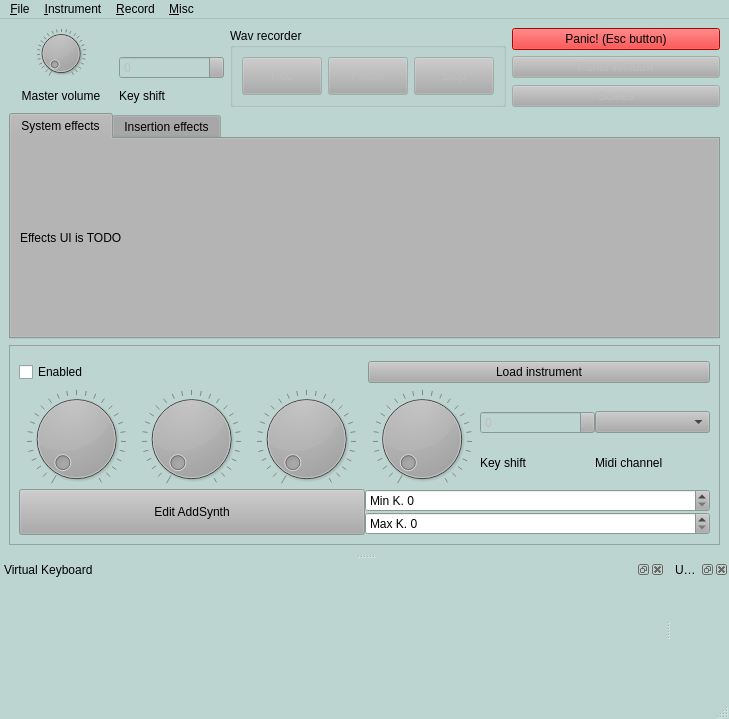
<?xml version="1.0" encoding="UTF-8"?>
<ui version="4.0">
 <class>MainWindow</class>
 <widget class="QMainWindow" name="MainWindow">
  <property name="geometry">
   <rect>
    <x>0</x>
    <y>0</y>
    <width>729</width>
    <height>719</height>
   </rect>
  </property>
  <property name="palette">
   <palette>
    <active>
     <colorrole role="Button">
      <brush brushstyle="SolidPattern">
       <color alpha="255">
        <red>171</red>
        <green>170</green>
        <blue>170</blue>
       </color>
      </brush>
     </colorrole>
     <colorrole role="Base">
      <brush brushstyle="SolidPattern">
       <color alpha="255">
        <red>255</red>
        <green>255</green>
        <blue>255</blue>
       </color>
      </brush>
     </colorrole>
     <colorrole role="Window">
      <brush brushstyle="SolidPattern">
       <color alpha="255">
        <red>189</red>
        <green>213</green>
        <blue>208</blue>
       </color>
      </brush>
     </colorrole>
    </active>
    <inactive>
     <colorrole role="Button">
      <brush brushstyle="SolidPattern">
       <color alpha="255">
        <red>171</red>
        <green>170</green>
        <blue>170</blue>
       </color>
      </brush>
     </colorrole>
     <colorrole role="Base">
      <brush brushstyle="SolidPattern">
       <color alpha="255">
        <red>255</red>
        <green>255</green>
        <blue>255</blue>
       </color>
      </brush>
     </colorrole>
     <colorrole role="Window">
      <brush brushstyle="SolidPattern">
       <color alpha="255">
        <red>189</red>
        <green>213</green>
        <blue>208</blue>
       </color>
      </brush>
     </colorrole>
    </inactive>
    <disabled>
     <colorrole role="Button">
      <brush brushstyle="SolidPattern">
       <color alpha="255">
        <red>171</red>
        <green>170</green>
        <blue>170</blue>
       </color>
      </brush>
     </colorrole>
     <colorrole role="Base">
      <brush brushstyle="SolidPattern">
       <color alpha="255">
        <red>189</red>
        <green>213</green>
        <blue>208</blue>
       </color>
      </brush>
     </colorrole>
     <colorrole role="Window">
      <brush brushstyle="SolidPattern">
       <color alpha="255">
        <red>189</red>
        <green>213</green>
        <blue>208</blue>
       </color>
      </brush>
     </colorrole>
    </disabled>
   </palette>
  </property>
  <property name="windowTitle">
   <string>ZynAddSubFX - Pre-Alpha</string>
  </property>
  <property name="dockOptions">
   <set>QMainWindow::AllowNestedDocks|QMainWindow::AllowTabbedDocks|QMainWindow::AnimatedDocks</set>
  </property>
  <widget class="QWidget" name="centralwidget">
   <layout class="QVBoxLayout" name="verticalLayout">
    <item>
     <layout class="QGridLayout" name="gridLayout">
      <item row="2" column="3" colspan="2">
       <widget class="QPushButton" name="pushButton_3">
        <property name="enabled">
         <bool>false</bool>
        </property>
        <property name="text">
         <string>Scales</string>
        </property>
       </widget>
      </item>
      <item row="2" column="0">
       <widget class="QLabel" name="label">
        <property name="text">
         <string>Master volume</string>
        </property>
        <property name="alignment">
         <set>Qt::AlignCenter</set>
        </property>
       </widget>
      </item>
      <item row="0" column="0" rowspan="2">
       <widget class="Dial" name="mastervolume">
        <property name="maximum">
         <number>127</number>
        </property>
        <property name="pageStep">
         <number>32</number>
        </property>
        <property name="wrapping">
         <bool>false</bool>
        </property>
        <property name="notchTarget">
         <double>4.699999999999999</double>
        </property>
        <property name="notchesVisible">
         <bool>true</bool>
        </property>
        <property name="absoluteControlId" stdset="0">
         <string>MASTER.volume</string>
        </property>
       </widget>
      </item>
      <item row="0" column="3" colspan="2">
       <widget class="Button" name="pushButton">
        <property name="sizePolicy">
         <sizepolicy hsizetype="Minimum" vsizetype="Maximum">
          <horstretch>0</horstretch>
          <verstretch>0</verstretch>
         </sizepolicy>
        </property>
        <property name="palette">
         <palette>
          <active>
           <colorrole role="WindowText">
            <brush brushstyle="SolidPattern">
             <color alpha="255">
              <red>0</red>
              <green>0</green>
              <blue>0</blue>
             </color>
            </brush>
           </colorrole>
           <colorrole role="Button">
            <brush brushstyle="SolidPattern">
             <color alpha="255">
              <red>255</red>
              <green>0</green>
              <blue>0</blue>
             </color>
            </brush>
           </colorrole>
           <colorrole role="Light">
            <brush brushstyle="SolidPattern">
             <color alpha="255">
              <red>255</red>
              <green>127</green>
              <blue>127</blue>
             </color>
            </brush>
           </colorrole>
           <colorrole role="Midlight">
            <brush brushstyle="SolidPattern">
             <color alpha="255">
              <red>255</red>
              <green>63</green>
              <blue>63</blue>
             </color>
            </brush>
           </colorrole>
           <colorrole role="Dark">
            <brush brushstyle="SolidPattern">
             <color alpha="255">
              <red>127</red>
              <green>0</green>
              <blue>0</blue>
             </color>
            </brush>
           </colorrole>
           <colorrole role="Mid">
            <brush brushstyle="SolidPattern">
             <color alpha="255">
              <red>170</red>
              <green>0</green>
              <blue>0</blue>
             </color>
            </brush>
           </colorrole>
           <colorrole role="Text">
            <brush brushstyle="SolidPattern">
             <color alpha="255">
              <red>0</red>
              <green>0</green>
              <blue>0</blue>
             </color>
            </brush>
           </colorrole>
           <colorrole role="BrightText">
            <brush brushstyle="SolidPattern">
             <color alpha="255">
              <red>255</red>
              <green>255</green>
              <blue>255</blue>
             </color>
            </brush>
           </colorrole>
           <colorrole role="ButtonText">
            <brush brushstyle="SolidPattern">
             <color alpha="255">
              <red>0</red>
              <green>0</green>
              <blue>0</blue>
             </color>
            </brush>
           </colorrole>
           <colorrole role="Base">
            <brush brushstyle="SolidPattern">
             <color alpha="255">
              <red>255</red>
              <green>255</green>
              <blue>255</blue>
             </color>
            </brush>
           </colorrole>
           <colorrole role="Window">
            <brush brushstyle="SolidPattern">
             <color alpha="255">
              <red>255</red>
              <green>0</green>
              <blue>0</blue>
             </color>
            </brush>
           </colorrole>
           <colorrole role="Shadow">
            <brush brushstyle="SolidPattern">
             <color alpha="255">
              <red>0</red>
              <green>0</green>
              <blue>0</blue>
             </color>
            </brush>
           </colorrole>
           <colorrole role="AlternateBase">
            <brush brushstyle="SolidPattern">
             <color alpha="255">
              <red>255</red>
              <green>127</green>
              <blue>127</blue>
             </color>
            </brush>
           </colorrole>
           <colorrole role="ToolTipBase">
            <brush brushstyle="SolidPattern">
             <color alpha="255">
              <red>255</red>
              <green>255</green>
              <blue>220</blue>
             </color>
            </brush>
           </colorrole>
           <colorrole role="ToolTipText">
            <brush brushstyle="SolidPattern">
             <color alpha="255">
              <red>0</red>
              <green>0</green>
              <blue>0</blue>
             </color>
            </brush>
           </colorrole>
          </active>
          <inactive>
           <colorrole role="WindowText">
            <brush brushstyle="SolidPattern">
             <color alpha="255">
              <red>0</red>
              <green>0</green>
              <blue>0</blue>
             </color>
            </brush>
           </colorrole>
           <colorrole role="Button">
            <brush brushstyle="SolidPattern">
             <color alpha="255">
              <red>255</red>
              <green>0</green>
              <blue>0</blue>
             </color>
            </brush>
           </colorrole>
           <colorrole role="Light">
            <brush brushstyle="SolidPattern">
             <color alpha="255">
              <red>255</red>
              <green>127</green>
              <blue>127</blue>
             </color>
            </brush>
           </colorrole>
           <colorrole role="Midlight">
            <brush brushstyle="SolidPattern">
             <color alpha="255">
              <red>255</red>
              <green>63</green>
              <blue>63</blue>
             </color>
            </brush>
           </colorrole>
           <colorrole role="Dark">
            <brush brushstyle="SolidPattern">
             <color alpha="255">
              <red>127</red>
              <green>0</green>
              <blue>0</blue>
             </color>
            </brush>
           </colorrole>
           <colorrole role="Mid">
            <brush brushstyle="SolidPattern">
             <color alpha="255">
              <red>170</red>
              <green>0</green>
              <blue>0</blue>
             </color>
            </brush>
           </colorrole>
           <colorrole role="Text">
            <brush brushstyle="SolidPattern">
             <color alpha="255">
              <red>0</red>
              <green>0</green>
              <blue>0</blue>
             </color>
            </brush>
           </colorrole>
           <colorrole role="BrightText">
            <brush brushstyle="SolidPattern">
             <color alpha="255">
              <red>255</red>
              <green>255</green>
              <blue>255</blue>
             </color>
            </brush>
           </colorrole>
           <colorrole role="ButtonText">
            <brush brushstyle="SolidPattern">
             <color alpha="255">
              <red>0</red>
              <green>0</green>
              <blue>0</blue>
             </color>
            </brush>
           </colorrole>
           <colorrole role="Base">
            <brush brushstyle="SolidPattern">
             <color alpha="255">
              <red>255</red>
              <green>255</green>
              <blue>255</blue>
             </color>
            </brush>
           </colorrole>
           <colorrole role="Window">
            <brush brushstyle="SolidPattern">
             <color alpha="255">
              <red>255</red>
              <green>0</green>
              <blue>0</blue>
             </color>
            </brush>
           </colorrole>
           <colorrole role="Shadow">
            <brush brushstyle="SolidPattern">
             <color alpha="255">
              <red>0</red>
              <green>0</green>
              <blue>0</blue>
             </color>
            </brush>
           </colorrole>
           <colorrole role="AlternateBase">
            <brush brushstyle="SolidPattern">
             <color alpha="255">
              <red>255</red>
              <green>127</green>
              <blue>127</blue>
             </color>
            </brush>
           </colorrole>
           <colorrole role="ToolTipBase">
            <brush brushstyle="SolidPattern">
             <color alpha="255">
              <red>255</red>
              <green>255</green>
              <blue>220</blue>
             </color>
            </brush>
           </colorrole>
           <colorrole role="ToolTipText">
            <brush brushstyle="SolidPattern">
             <color alpha="255">
              <red>0</red>
              <green>0</green>
              <blue>0</blue>
             </color>
            </brush>
           </colorrole>
          </inactive>
          <disabled>
           <colorrole role="WindowText">
            <brush brushstyle="SolidPattern">
             <color alpha="255">
              <red>127</red>
              <green>0</green>
              <blue>0</blue>
             </color>
            </brush>
           </colorrole>
           <colorrole role="Button">
            <brush brushstyle="SolidPattern">
             <color alpha="255">
              <red>255</red>
              <green>0</green>
              <blue>0</blue>
             </color>
            </brush>
           </colorrole>
           <colorrole role="Light">
            <brush brushstyle="SolidPattern">
             <color alpha="255">
              <red>255</red>
              <green>127</green>
              <blue>127</blue>
             </color>
            </brush>
           </colorrole>
           <colorrole role="Midlight">
            <brush brushstyle="SolidPattern">
             <color alpha="255">
              <red>255</red>
              <green>63</green>
              <blue>63</blue>
             </color>
            </brush>
           </colorrole>
           <colorrole role="Dark">
            <brush brushstyle="SolidPattern">
             <color alpha="255">
              <red>127</red>
              <green>0</green>
              <blue>0</blue>
             </color>
            </brush>
           </colorrole>
           <colorrole role="Mid">
            <brush brushstyle="SolidPattern">
             <color alpha="255">
              <red>170</red>
              <green>0</green>
              <blue>0</blue>
             </color>
            </brush>
           </colorrole>
           <colorrole role="Text">
            <brush brushstyle="SolidPattern">
             <color alpha="255">
              <red>127</red>
              <green>0</green>
              <blue>0</blue>
             </color>
            </brush>
           </colorrole>
           <colorrole role="BrightText">
            <brush brushstyle="SolidPattern">
             <color alpha="255">
              <red>255</red>
              <green>255</green>
              <blue>255</blue>
             </color>
            </brush>
           </colorrole>
           <colorrole role="ButtonText">
            <brush brushstyle="SolidPattern">
             <color alpha="255">
              <red>127</red>
              <green>0</green>
              <blue>0</blue>
             </color>
            </brush>
           </colorrole>
           <colorrole role="Base">
            <brush brushstyle="SolidPattern">
             <color alpha="255">
              <red>255</red>
              <green>0</green>
              <blue>0</blue>
             </color>
            </brush>
           </colorrole>
           <colorrole role="Window">
            <brush brushstyle="SolidPattern">
             <color alpha="255">
              <red>255</red>
              <green>0</green>
              <blue>0</blue>
             </color>
            </brush>
           </colorrole>
           <colorrole role="Shadow">
            <brush brushstyle="SolidPattern">
             <color alpha="255">
              <red>0</red>
              <green>0</green>
              <blue>0</blue>
             </color>
            </brush>
           </colorrole>
           <colorrole role="AlternateBase">
            <brush brushstyle="SolidPattern">
             <color alpha="255">
              <red>255</red>
              <green>0</green>
              <blue>0</blue>
             </color>
            </brush>
           </colorrole>
           <colorrole role="ToolTipBase">
            <brush brushstyle="SolidPattern">
             <color alpha="255">
              <red>255</red>
              <green>255</green>
              <blue>220</blue>
             </color>
            </brush>
           </colorrole>
           <colorrole role="ToolTipText">
            <brush brushstyle="SolidPattern">
             <color alpha="255">
              <red>0</red>
              <green>0</green>
              <blue>0</blue>
             </color>
            </brush>
           </colorrole>
          </disabled>
         </palette>
        </property>
        <property name="text">
         <string>Panic! (Esc button)</string>
        </property>
        <property name="shortcut">
         <string>Esc</string>
        </property>
        <property name="absoluteControlId" stdset="0">
         <string>MASTER.Panic</string>
        </property>
       </widget>
      </item>
      <item row="1" column="1">
       <widget class="QSpinBox" name="spinBox">
        <property name="enabled">
         <bool>false</bool>
        </property>
       </widget>
      </item>
      <item row="2" column="1">
       <widget class="QLabel" name="label_2">
        <property name="text">
         <string>Key shift</string>
        </property>
       </widget>
      </item>
      <item row="0" column="2" rowspan="3">
       <widget class="QGroupBox" name="groupBox">
        <property name="title">
         <string>Wav recorder</string>
        </property>
        <layout class="QHBoxLayout" name="horizontalLayout_4">
         <item>
          <widget class="QPushButton" name="pushButton_4">
           <property name="enabled">
            <bool>false</bool>
           </property>
           <property name="sizePolicy">
            <sizepolicy hsizetype="Minimum" vsizetype="Expanding">
             <horstretch>0</horstretch>
             <verstretch>0</verstretch>
            </sizepolicy>
           </property>
           <property name="text">
            <string>Rec</string>
           </property>
          </widget>
         </item>
         <item>
          <widget class="QPushButton" name="pushButton_5">
           <property name="enabled">
            <bool>false</bool>
           </property>
           <property name="sizePolicy">
            <sizepolicy hsizetype="Minimum" vsizetype="Expanding">
             <horstretch>0</horstretch>
             <verstretch>0</verstretch>
            </sizepolicy>
           </property>
           <property name="text">
            <string>Pause</string>
           </property>
          </widget>
         </item>
         <item>
          <widget class="QPushButton" name="pushButton_6">
           <property name="enabled">
            <bool>false</bool>
           </property>
           <property name="sizePolicy">
            <sizepolicy hsizetype="Minimum" vsizetype="Expanding">
             <horstretch>0</horstretch>
             <verstretch>0</verstretch>
            </sizepolicy>
           </property>
           <property name="text">
            <string>Stop</string>
           </property>
          </widget>
         </item>
        </layout>
       </widget>
      </item>
      <item row="1" column="3" colspan="2">
       <widget class="QPushButton" name="pushButton_7">
        <property name="enabled">
         <bool>false</bool>
        </property>
        <property name="text">
         <string>Panel Window</string>
        </property>
       </widget>
      </item>
     </layout>
    </item>
    <item>
     <widget class="QTabWidget" name="tabWidget">
      <property name="currentIndex">
       <number>0</number>
      </property>
      <property name="absoluteControlId" stdset="0">
       <string>MASTER.Parts.Part1.Instrument.InstrumentKit.ADnoteParameters.FILTER_PARAMETERS</string>
      </property>
      <widget class="QWidget" name="tab">
       <attribute name="title">
        <string>System effects</string>
       </attribute>
       <layout class="QVBoxLayout" name="verticalLayout_5">
        <item>
         <widget class="QLabel" name="label_9">
          <property name="text">
           <string>Effects UI is TODO</string>
          </property>
         </widget>
        </item>
       </layout>
      </widget>
      <widget class="QWidget" name="tab_2">
       <attribute name="title">
        <string>Insertion effects</string>
       </attribute>
       <layout class="QVBoxLayout" name="verticalLayout_4">
        <item>
         <widget class="QLabel" name="label_10">
          <property name="text">
           <string>Effects UI is TODO</string>
          </property>
         </widget>
        </item>
       </layout>
      </widget>
     </widget>
    </item>
    <item>
     <widget class="QFrame" name="partFrame">
      <property name="enabled">
       <bool>true</bool>
      </property>
      <property name="frameShape">
       <enum>QFrame::StyledPanel</enum>
      </property>
      <property name="frameShadow">
       <enum>QFrame::Raised</enum>
      </property>
      <layout class="QVBoxLayout" name="verticalLayout_2">
       <item>
        <widget class="SiblingBar" name="partBar" native="true"/>
       </item>
       <item>
        <layout class="QHBoxLayout" name="horizontalLayout_2">
         <item>
          <widget class="CheckBox" name="enabledCheck">
           <property name="text">
            <string>Enabled</string>
           </property>
           <property name="controlId" stdset="0">
            <string>enabled</string>
           </property>
          </widget>
         </item>
         <item>
          <widget class="QPushButton" name="loadInstrumentButton">
           <property name="text">
            <string>Load instrument</string>
           </property>
          </widget>
         </item>
        </layout>
       </item>
       <item>
        <widget class="QWidget" name="partWidget" native="true">
         <layout class="QVBoxLayout" name="verticalLayout_3">
          <property name="spacing">
           <number>0</number>
          </property>
          <property name="margin">
           <number>0</number>
          </property>
          <item>
           <layout class="QGridLayout" name="gridLayout_2">
            <item row="0" column="0" rowspan="3">
             <widget class="Dial" name="partvolume">
              <property name="maximum">
               <number>127</number>
              </property>
              <property name="pageStep">
               <number>32</number>
              </property>
              <property name="wrapping">
               <bool>false</bool>
              </property>
              <property name="notchTarget">
               <double>4.699999999999999</double>
              </property>
              <property name="notchesVisible">
               <bool>true</bool>
              </property>
              <property name="controlId" stdset="0">
               <string>volume</string>
              </property>
              <property name="caption" stdset="0">
               <string>Volume</string>
              </property>
             </widget>
            </item>
            <item row="0" column="1" rowspan="3">
             <widget class="Dial" name="partPan">
              <property name="maximum">
               <number>127</number>
              </property>
              <property name="pageStep">
               <number>32</number>
              </property>
              <property name="wrapping">
               <bool>false</bool>
              </property>
              <property name="notchTarget">
               <double>4.699999999999999</double>
              </property>
              <property name="notchesVisible">
               <bool>true</bool>
              </property>
              <property name="controlId" stdset="0">
               <string>panning</string>
              </property>
              <property name="caption" stdset="0">
               <string>Pan</string>
              </property>
             </widget>
            </item>
            <item row="0" column="2" rowspan="3">
             <widget class="Dial" name="mastervolume_4">
              <property name="maximum">
               <number>127</number>
              </property>
              <property name="pageStep">
               <number>32</number>
              </property>
              <property name="wrapping">
               <bool>false</bool>
              </property>
              <property name="notchTarget">
               <double>4.699999999999999</double>
              </property>
              <property name="notchesVisible">
               <bool>true</bool>
              </property>
              <property name="controlId" stdset="0">
               <string>velocity_sensing</string>
              </property>
              <property name="caption" stdset="0">
               <string>Velocity Sense</string>
              </property>
             </widget>
            </item>
            <item row="0" column="3" rowspan="3">
             <widget class="Dial" name="mastervolume_5">
              <property name="maximum">
               <number>127</number>
              </property>
              <property name="pageStep">
               <number>32</number>
              </property>
              <property name="wrapping">
               <bool>false</bool>
              </property>
              <property name="notchTarget">
               <double>4.699999999999999</double>
              </property>
              <property name="notchesVisible">
               <bool>true</bool>
              </property>
              <property name="controlId" stdset="0">
               <string>velocity_offset</string>
              </property>
              <property name="caption" stdset="0">
               <string>Velocity Offset</string>
              </property>
             </widget>
            </item>
            <item row="2" column="4">
             <widget class="QLabel" name="label_7">
              <property name="text">
               <string>Key shift</string>
              </property>
              <property name="alignment">
               <set>Qt::AlignLeading|Qt::AlignLeft|Qt::AlignTop</set>
              </property>
             </widget>
            </item>
            <item row="0" column="4" rowspan="2">
             <widget class="QSpinBox" name="spinBox_3">
              <property name="enabled">
               <bool>false</bool>
              </property>
              <property name="sizePolicy">
               <sizepolicy hsizetype="Minimum" vsizetype="Maximum">
                <horstretch>0</horstretch>
                <verstretch>0</verstretch>
               </sizepolicy>
              </property>
              <property name="prefix">
               <string/>
              </property>
             </widget>
            </item>
            <item row="0" column="5" rowspan="2">
             <widget class="ComboBox" name="partChannelReceiver">
              <property name="enabled">
               <bool>true</bool>
              </property>
              <property name="sizePolicy">
               <sizepolicy hsizetype="Preferred" vsizetype="Maximum">
                <horstretch>0</horstretch>
                <verstretch>0</verstretch>
               </sizepolicy>
              </property>
              <property name="controlId" stdset="0">
               <string>ReceiveChannel</string>
              </property>
             </widget>
            </item>
            <item row="2" column="5">
             <widget class="QLabel" name="label_8">
              <property name="text">
               <string>Midi channel</string>
              </property>
              <property name="alignment">
               <set>Qt::AlignLeading|Qt::AlignLeft|Qt::AlignTop</set>
              </property>
             </widget>
            </item>
           </layout>
          </item>
          <item>
           <layout class="QGridLayout" name="gridLayout_3">
            <item row="0" column="0" rowspan="2">
             <widget class="QPushButton" name="editInstrument">
              <property name="sizePolicy">
               <sizepolicy hsizetype="Minimum" vsizetype="Expanding">
                <horstretch>0</horstretch>
                <verstretch>0</verstretch>
               </sizepolicy>
              </property>
              <property name="text">
               <string>Edit AddSynth</string>
              </property>
             </widget>
            </item>
            <item row="1" column="1">
             <widget class="QSpinBox" name="spinBox_5">
              <property name="prefix">
               <string>Max K. </string>
              </property>
             </widget>
            </item>
            <item row="0" column="1">
             <widget class="QSpinBox" name="spinBox_4">
              <property name="prefix">
               <string>Min K. </string>
              </property>
             </widget>
            </item>
           </layout>
          </item>
         </layout>
        </widget>
       </item>
      </layout>
     </widget>
    </item>
   </layout>
  </widget>
  <widget class="QMenuBar" name="menubar">
   <property name="geometry">
    <rect>
     <x>0</x>
     <y>0</y>
     <width>729</width>
     <height>23</height>
    </rect>
   </property>
   <widget class="QMenu" name="menuFile">
    <property name="title">
     <string>&amp;File</string>
    </property>
    <addaction name="action_Quit"/>
    <addaction name="action_Preferences"/>
   </widget>
   <widget class="QMenu" name="menu_Instrument">
    <property name="title">
     <string>&amp;Instrument</string>
    </property>
   </widget>
   <widget class="QMenu" name="menu_Record">
    <property name="title">
     <string>&amp;Record</string>
    </property>
   </widget>
   <widget class="QMenu" name="menu_Misc">
    <property name="title">
     <string>&amp;Misc</string>
    </property>
   </widget>
   <addaction name="menuFile"/>
   <addaction name="menu_Instrument"/>
   <addaction name="menu_Record"/>
   <addaction name="menu_Misc"/>
  </widget>
  <widget class="QStatusBar" name="statusbar"/>
  <widget class="QDockWidget" name="dockWidget_3">
   <property name="windowTitle">
    <string>Virtual Keyboard</string>
   </property>
   <attribute name="dockWidgetArea">
    <number>8</number>
   </attribute>
   <widget class="QWidget" name="dockWidgetContents_3">
    <layout class="QVBoxLayout" name="verticalLayout_7">
     <item>
      <widget class="Keyboard" name="keyboard" native="true">
       <property name="minimumSize">
        <size>
         <width>0</width>
         <height>100</height>
        </size>
       </property>
      </widget>
     </item>
    </layout>
   </widget>
  </widget>
  <widget class="QDockWidget" name="undoHistory">
   <property name="sizePolicy">
    <sizepolicy hsizetype="Maximum" vsizetype="Preferred">
     <horstretch>0</horstretch>
     <verstretch>0</verstretch>
    </sizepolicy>
   </property>
   <property name="windowTitle">
    <string>Undo History</string>
   </property>
   <attribute name="dockWidgetArea">
    <number>8</number>
   </attribute>
   <widget class="QWidget" name="dockWidgetContents_5"/>
  </widget>
  <action name="action_Quit">
   <property name="text">
    <string>&amp;Quit</string>
   </property>
   <property name="shortcut">
    <string>Ctrl+Q</string>
   </property>
  </action>
  <action name="action_Preferences">
   <property name="text">
    <string>&amp;Preferences</string>
   </property>
  </action>
 </widget>
 <customwidgets>
  <customwidget>
   <class>Dial</class>
   <extends>QDial</extends>
   <header>Dial.h</header>
  </customwidget>
  <customwidget>
   <class>ComboBox</class>
   <extends>QComboBox</extends>
   <header>ComboBox.h</header>
  </customwidget>
  <customwidget>
   <class>CheckBox</class>
   <extends>QCheckBox</extends>
   <header>CheckBox.h</header>
  </customwidget>
  <customwidget>
   <class>SiblingBar</class>
   <extends>QWidget</extends>
   <header>SiblingBar.h</header>
   <container>1</container>
  </customwidget>
  <customwidget>
   <class>Button</class>
   <extends>QPushButton</extends>
   <header>Button.h</header>
  </customwidget>
  <customwidget>
   <class>Keyboard</class>
   <extends>QWidget</extends>
   <header>Keyboard.h</header>
   <container>1</container>
  </customwidget>
 </customwidgets>
 <resources>
  <include location="main.qrc"/>
 </resources>
 <connections>
  <connection>
   <sender>enabledCheck</sender>
   <signal>toggled(bool)</signal>
   <receiver>partWidget</receiver>
   <slot>setEnabled(bool)</slot>
   <hints>
    <hint type="sourcelabel">
     <x>307</x>
     <y>335</y>
    </hint>
    <hint type="destinationlabel">
     <x>377</x>
     <y>444</y>
    </hint>
   </hints>
  </connection>
 </connections>
</ui>
